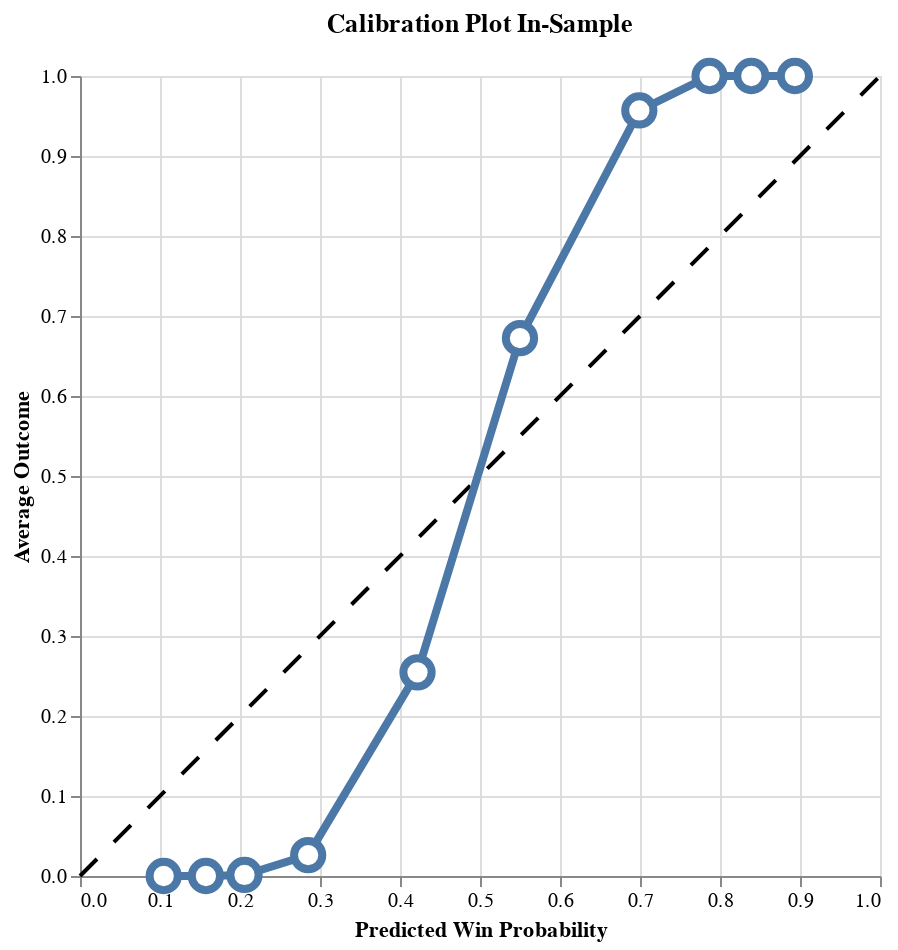

Notebook source saved alongside this figure:
### Code cell
self.plot_calibration()

### Figure 1 — Vega-Lite specification as saved in the notebook (floating-point values rounded to 4 significant figures)
{"config": {"view": {"continuousWidth": 300, "continuousHeight": 300}}, "layer": [{"data": {"name": "data-42f50405073b2dbe8396db6b7dd2f6be"}, "mark": {"type": "line", "color": "black", "strokeDash": [12, 12]}, "encoding": {"x": {"field": "x", "type": "quantitative"}, "y": {"field": "y", "type": "quantitative"}}}, {"data": {"name": "data-7fc3df909f694739150ee03e3a2e1332"}, "mark": {"type": "line", "strokeWidth": 4}, "encoding": {"x": {"field": "win_prob_midpoint", "title": "Predicted Win Probability", "type": "quantitative"}, "y": {"field": "avg_outcome", "title": "Average Outcome", "type": "quantitative"}}}, {"data": {"name": "data-7fc3df909f694739150ee03e3a2e1332"}, "mark": {"type": "point", "fill": "white", "opacity": 1, "size": 200, "strokeWidth": 4}, "encoding": {"x": {"field": "win_prob_midpoint", "type": "quantitative"}, "y": {"field": "avg_outcome", "type": "quantitative"}}}], "height": 400, "title": "Calibration Plot In-Sample", "width": 400, "$schema": "https://vega.github.io/schema/vega-lite/v5.20.1.json", "datasets": {"data-42f50405073b2dbe8396db6b7dd2f6be": [{"x": 0, "y": 0}, {"x": 1, "y": 1}], "data-7fc3df909f694739150ee03e3a2e1332": [{"avg_outcome": 0.0, "win_prob_midpoint": 0.1046}, {"avg_outcome": 0.0, "win_prob_midpoint": 0.1573}, {"avg_outcome": 0.001305, "win_prob_midpoint": 0.2056}, {"avg_outcome": 0.02611, "win_prob_midpoint": 0.2852}, {"avg_outcome": 0.2546, "win_prob_midpoint": 0.4219}, {"avg_outcome": 0.6723, "win_prob_midpoint": 0.55}, {"avg_outcome": 0.9569, "win_prob_midpoint": 0.6991}, {"avg_outcome": 1.0, "win_prob_midpoint": 0.787}, {"avg_outcome": 1.0, "win_prob_midpoint": 0.8392}, {"avg_outcome": 1.0, "win_prob_midpoint": 0.8936}]}}
